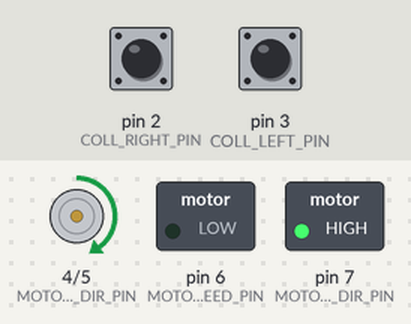
A sketch run on a simulated Arduino Uno, built with avr-gcc and run on an emulated ATmega328P. Parts: direction and speed pins drawn as motors (green arrow = direction pin HIGH = forward, orange = LOW = backward, longer = more drive), switched loads named in the sketch (green lamp = pin HIGH). The test bench sets the inputs (shaded band); at power-on: pin 2 (COLL_RIGHT_PIN) HIGH, pin 3 (COLL_LEFT_PIN) HIGH.

Above: at 1.2 s.
1.3 s: pin 2 (COLL_RIGHT_PIN) pulled LOW for 0.15 s
At 1.9 s:
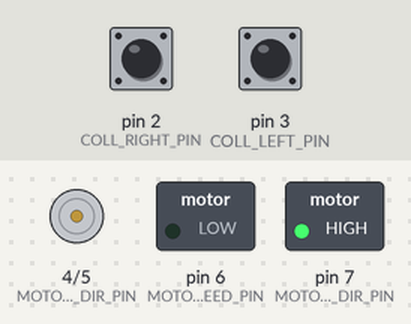
Timing chart, 0 to 4.3 s (numbered marks = the images above; inputs shaded):
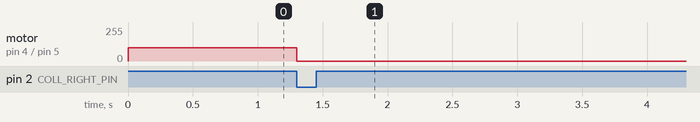

Measured:
- after the input at 1.3 s, motor on pin 4 (MOTOR_LEFT_DIR_PIN) / pin 5 (MOTOR_LEFT_SPEED_PIN): forward 100/255 → stopped at once

The sketch:

interrupt1.ino
```cpp
const uint8_t MOTOR_LEFT_DIR_PIN = 4;
const uint8_t MOTOR_LEFT_SPEED_PIN = 5;
const uint8_t MOTOR_RIGHT_DIR_PIN = 7;
const uint8_t MOTOR_RIGHT_SPEED_PIN = 6;
const uint8_t COLL_RIGHT_PIN = 2;    // Right collision detector PIN
const uint8_t COLL_RIGHT_ISR = 0;   // interrupt ID for PIN 2
const uint8_t COLL_LEFT_PIN = 3;   // Left collision detector PIN
const uint8_t COLL_LEFT_ISR = 1;   // interrupt ID for PIN 3

const uint8_t FORWARD = LOW;
const uint8_t BACKWARD = HIGH;

volatile int speed = 250;

void set_speed(uint8_t left, uint8_t right) {
    analogWrite(MOTOR_LEFT_SPEED_PIN, left);
    analogWrite(MOTOR_RIGHT_SPEED_PIN, right);
}

void set_direction(uint8_t left, uint8_t right) {
    digitalWrite(MOTOR_LEFT_DIR_PIN, left);
    digitalWrite(MOTOR_RIGHT_DIR_PIN, right);
}

void setup() {
    // inital states
    pinMode(MOTOR_LEFT_DIR_PIN, OUTPUT);
    pinMode(MOTOR_LEFT_SPEED_PIN, OUTPUT);
    pinMode(MOTOR_RIGHT_DIR_PIN, OUTPUT);
    pinMode(MOTOR_RIGHT_SPEED_PIN, OUTPUT);
    pinMode(COLL_LEFT_PIN, INPUT);
    pinMode(COLL_RIGHT_PIN, INPUT);
    attachInterrupt(COLL_RIGHT_ISR, blink, FALLING);
    attachInterrupt(COLL_LEFT_ISR, blink, FALLING);

    digitalWrite(MOTOR_LEFT_DIR_PIN, LOW);
    digitalWrite(MOTOR_LEFT_SPEED_PIN, LOW);
    digitalWrite(MOTOR_RIGHT_DIR_PIN, LOW);
    digitalWrite(MOTOR_RIGHT_SPEED_PIN, LOW);

    // setup
    set_direction(!FORWARD, !FORWARD);
    set_speed(100, 0);
}
void blink() {
    set_speed(0,0);
}


void loop() {
  delay(1000);
}
```
